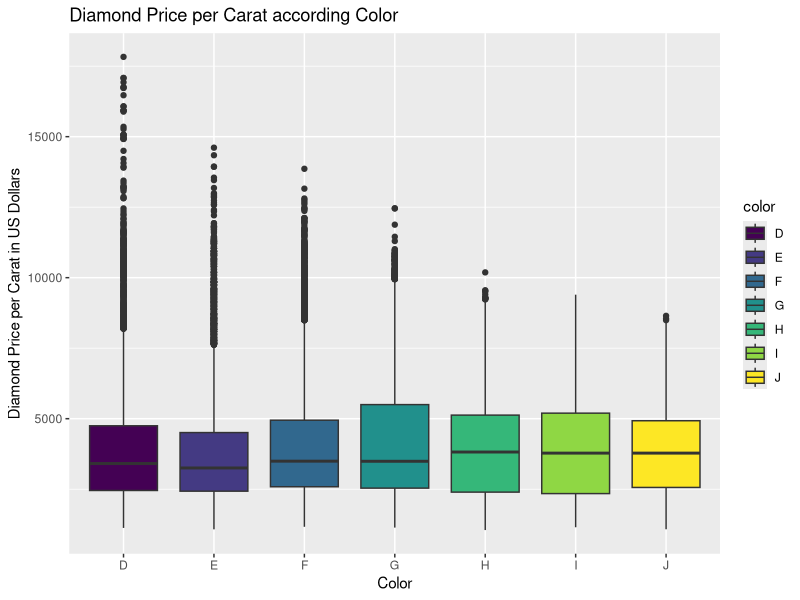

Recreate this plot in R. (Note: this script raises an error after producing the figure.)
library(tidyverse)
library(ggplot2)
diamonds<- diamonds
ggplot(diamonds, aes(factor(color), (price/carat), fill=color)) + geom_boxplot() + ggtitle("Diamond Price per Carat according Color") + xlab("Color") + ylab("Diamond Price per Carat in US Dollars")



cuberoot_trans = function() trans_new('cuberoot', transform = function(x) x^(1/3), inverse = function(x) x^3)


ggplot(aes(x = carat, y = price, color = color), data = diamonds) + 
  geom_point(alpha = 0.5, size = 1, position = 'jitter') +
  scale_color_brewer(type = 'div',
                     guide = guide_legend(title = 'Cut', 
                                          reverse = T,
                                          override.aes = list(alpha = 1, 
                                                              size = 2))) +  
  scale_x_continuous(trans = cuberoot_trans(), limits = c(0.2, 5),
                     breaks = c(0.2, 0.5, 1, 2, 3, 4, 5)) + 
  scale_y_continuous(trans = log10_trans(), limits = c(350, 30000),
                     breaks = c(350, 1000, 5000, 10000, 15000, 20000, 25000, 30000)) +
  ggtitle('Price by Carat and Color')


